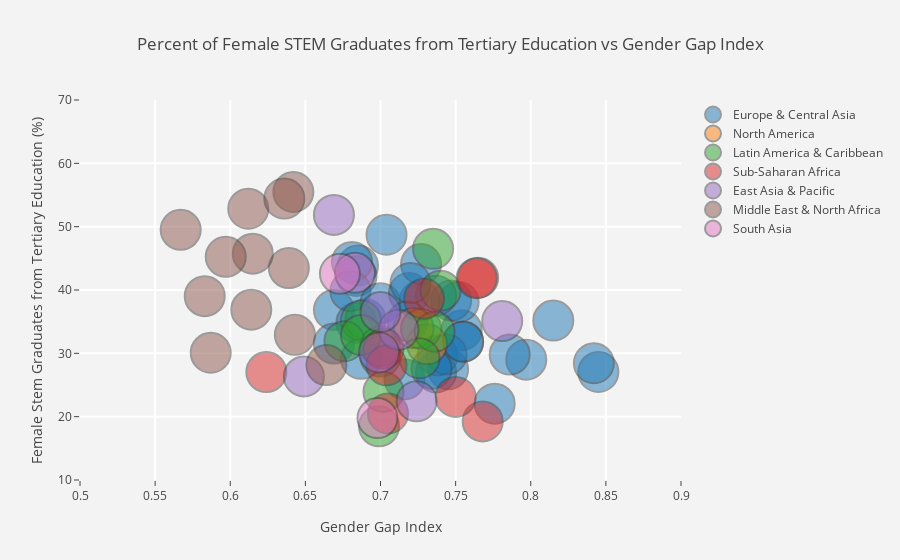

Write notebook code for a chart like this one.
### Code cell
trace0 = go.Scatter(
    x=df_2016['2016_gendergap'][df_2016['Region'] == 'Europe & Central Asia'],
    y=df_2016['2016_stem'][df_2016['Region'] == 'Europe & Central Asia'],
    mode='markers',
    name='Europe & Central Asia',
    text=df_2016['Country Name_x'][df_2016['Region'] == 'Europe & Central Asia'],
    marker=dict(
        size=40,
        opacity=0.5,
        line=dict(
            width=2
        ),
        
    )
)

trace1 = go.Scatter(
    x=df_2016['2016_gendergap'][df_2016['Region'] == 'North America'],
    y=df_2016['2016_stem'][df_2016['Region'] == 'North America'],
    mode='markers',
    name='North America',
    text=df_2016['Country Name_x'][df_2016['Region'] == 'North America'],
    marker=dict(
        size=40,
        opacity=0.5,
        line=dict(
            width=2
        ),
        
    )
)

trace2 = go.Scatter(
    x=df_2016['2016_gendergap'][df_2016['Region'] == 'Latin America & Caribbean'],
    y=df_2016['2016_stem'][df_2016['Region'] == 'Latin America & Caribbean'],
    mode='markers',
    name='Latin America & Caribbean',
    text=df_2016['Country Name_x'][df_2016['Region'] == 'Latin America & Caribbean'],
    marker=dict(
        size=40,
        opacity=0.5,
        line=dict(
            width=2
        ),
        
    )
)

trace3 = go.Scatter(
    x=df_2016['2016_gendergap'][df_2016['Region'] == 'Sub-Saharan Africa'],
    y=df_2016['2016_stem'][df_2016['Region'] == 'Sub-Saharan Africa'],
    mode='markers',
    name='Sub-Saharan Africa',
    text=df_2016['Country Name_x'][df_2016['Region'] == 'Sub-Saharan Africa'],
    marker=dict(
        size=40,
        opacity=0.5,
        line=dict(
            width=2
        ),
        
    )
)

trace4 = go.Scatter(
    x=df_2016['2016_gendergap'][df_2016['Region'] == 'East Asia & Pacific'],
    y=df_2016['2016_stem'][df_2016['Region'] == 'East Asia & Pacific'],
    mode='markers',
    name='East Asia & Pacific',
    text=df_2016['Country Name_x'][df_2016['Region'] == 'East Asia & Pacific'],
    marker=dict(
        size=40,
        opacity=0.5,
        line=dict(
            width=2
        ),
        
    )
)
trace5 = go.Scatter(
    x=df_2016['2016_gendergap'][df_2016['Region'] == 'Middle East & North Africa'],
    y=df_2016['2016_stem'][df_2016['Region'] == 'Middle East & North Africa'],
    mode='markers',
    name='Middle East & North Africa',
    text=df_2016['Country Name_x'][df_2016['Region'] == 'Middle East & North Africa'],
    marker=dict(
        size=40,
        opacity=0.5,
        line=dict(
            width=2
        ),
        
    )
)
trace6 = go.Scatter(
    x=df_2016['2016_gendergap'][df_2016['Region'] == 'South Asia'],
    y=df_2016['2016_stem'][df_2016['Region'] == 'South Asia'],
    mode='markers',
    name='South Asia',
    text=df_2016['Country Name_x'][df_2016['Region'] == 'South Asia'],
    marker=dict(
        size=40,
        opacity=0.5,
        line=dict(
            width=2
        ),
        
    )
)



data=[trace0,trace1,trace2,trace3,trace4,trace5,trace6]

layout = go.Layout(
    title='Percent of Female STEM Graduates from Tertiary Education vs Gender Gap Index',
    xaxis=dict(
        title='Gender Gap Index',
        gridcolor='rgb(255, 255, 255)',
        range=[0.5, 0.9],
        zerolinewidth=1,
        ticklen=5,
        gridwidth=2,
    ),
    yaxis=dict(
        title='Female Stem Graduates from Tertiary Education (%)',
        gridcolor='rgb(255, 255, 255)',
        range=[10,70],
        zerolinewidth=1,
        ticklen=5,
        gridwidth=2,
    ),
    paper_bgcolor='rgb(243, 243, 243)',
    plot_bgcolor='rgb(243, 243, 243)',
)
fig=go.Figure(data=data,layout=layout)
py.offline.iplot(fig)
# py.plotly.plot(fig, filename = 'Gender-Gap-Index-vs-Female-STEM', auto_open=True)

### Figure 1 — Plotly figure (JSON) as saved in the notebook; plotly's stock layout.template omitted (floating-point values rounded to 4 significant figures)
{"data": [{"marker": {"line": {"width": 2}, "opacity": 0.5, "size": 40}, "mode": "markers", "name": "Europe & Central Asia", "text": ["Albania", "Armenia", "Austria", "Azerbaijan", "Belgium", "Bulgaria", "Bosnia and Herzegovina", "Belarus", "Switzerland", "Cyprus", "Czech Republic", "Denmark", "Spain", "Estonia", "Finland", "France", "United Kingdom", "Georgia", "Greece", "Croatia", "Hungary", "Ireland", "Italy", "Kazakhstan", "Kyrgyz Republic", "Lithuania", "Luxembourg", "Latvia", "Norway", "Poland", "Portugal", "Serbia", "Slovenia", "Sweden", "Ukraine"], "type": "scatter", "uid": "189f9b69-0b3d-45c6-ab56-640484e9eac1", "x": [0.704, 0.669, 0.716, 0.684, 0.745, 0.726, 0.685, 0.737, 0.776, 0.684, 0.69, 0.754, 0.738, 0.747, 0.845, 0.755, 0.752, 0.681, 0.68, 0.7, 0.669, 0.797, 0.719, 0.718, 0.687, 0.744, 0.734, 0.755, 0.842, 0.727, 0.737, 0.72, 0.786, 0.815, 0.7], "y": [48.72, 36.84, 25.9, 34.84, 27.48, 38.26, 43.87, 26.97, 22.05, 42.23, 35.38, 33.65, 29.68, 38.33, 27.06, 31.81, 38.1, 44.43, 39.82, 37.92, 31.54, 29.0, 39.52, 35.06, 29.13, 29.82, 27.57, 31.87, 28.44, 44.09, 39.11, 41.1, 29.8, 35.17, 29.49]}, {"marker": {"line": {"width": 2}, "opacity": 0.5, "size": 40}, "mode": "markers", "name": "North America", "text": ["Canada", "United States"], "type": "scatter", "uid": "1974cf27-11e6-43e1-869d-dc58056d5a36", "x": [0.731, 0.722], "y": [31.43, 33.99]}, {"marker": {"line": {"width": 2}, "opacity": 0.5, "size": 40}, "mode": "markers", "name": "Latin America & Caribbean", "text": ["Argentina", "Brazil", "Chile", "Colombia", "Costa Rica", "Cuba", "Dominican Republic", "Ecuador", "Mexico", "Peru", "El Salvador"], "type": "scatter", "uid": "8cc0b50e-cd98-47c8-841f-1ba5a10f9b06", "x": [0.735, 0.687, 0.699, 0.727, 0.736, 0.74, 0.676, 0.726, 0.7, 0.687, 0.702], "y": [46.5, 35.2, 18.47, 33.88, 33.43, 39.89, 31.91, 29.23, 31.13, 32.89, 23.9]}, {"marker": {"line": {"width": 2}, "opacity": 0.5, "size": 40}, "mode": "markers", "name": "Sub-Saharan Africa", "text": ["Burundi", "Cabo Verde", "Ghana", "Kenya", "Madagascar", "Mozambique", "Mauritania", "Namibia", "South Africa"], "type": "scatter", "uid": "47cf239e-0187-4561-bdc0-11bed99ce46c", "x": [0.768, 0.729, 0.705, 0.702, 0.704, 0.75, 0.624, 0.765, 0.764], "y": [19.25, 38.61, 20.51, 30.73, 28.11, 23.12, 27.04, 41.93, 41.86]}, {"marker": {"line": {"width": 2}, "opacity": 0.5, "size": 40}, "mode": "markers", "name": "East Asia & Pacific", "text": ["Brunei Darussalam", "Korea, Rep.", "Lao PDR", "New Zealand", "Singapore", "Thailand", "Vietnam"], "type": "scatter", "uid": "14f0216b-e771-44ce-8329-516190c35e4c", "x": [0.669, 0.649, 0.724, 0.781, 0.712, 0.699, 0.7], "y": [51.86, 26.36, 22.43, 35.1, 33.72, 30.14, 36.51]}, {"marker": {"line": {"width": 2}, "opacity": 0.5, "size": 40}, "mode": "markers", "name": "Middle East & North Africa", "text": ["United Arab Emirates", "Bahrain", "Algeria", "Egypt, Arab Rep.", "Iran, Islamic Rep.", "Morocco", "Malta", "Oman", "Qatar", "Saudi Arabia", "Syrian Arab Republic", "Tunisia"], "type": "scatter", "uid": "f92e3a0b-7d4b-4aa4-a759-a9ab27a8dba1", "x": [0.639, 0.615, 0.642, 0.614, 0.587, 0.597, 0.664, 0.612, 0.643, 0.583, 0.567, 0.636], "y": [43.46, 45.74, 55.47, 36.9, 30.09, 45.25, 28.14, 52.84, 32.92, 39.03, 49.51, 54.44]}, {"marker": {"line": {"width": 2}, "opacity": 0.5, "size": 40}, "mode": "markers", "name": "South Asia", "text": ["Bangladesh", "India", "Sri Lanka"], "type": "scatter", "uid": "fe119aa9-4b43-4cfa-bcca-2346714bf6b4", "x": [0.698, 0.683, 0.673], "y": [19.78, 42.72, 42.56]}], "layout": {"paper_bgcolor": "rgb(243, 243, 243)", "plot_bgcolor": "rgb(243, 243, 243)", "title": "Percent of Female STEM Graduates from Tertiary Education vs Gender Gap Index", "xaxis": {"gridcolor": "rgb(255, 255, 255)", "gridwidth": 2, "range": [0.5, 0.9], "ticklen": 5, "title": "Gender Gap Index", "zerolinewidth": 1}, "yaxis": {"gridcolor": "rgb(255, 255, 255)", "gridwidth": 2, "range": [10, 70], "ticklen": 5, "title": "Female Stem Graduates from Tertiary Education (%)", "zerolinewidth": 1}}}
